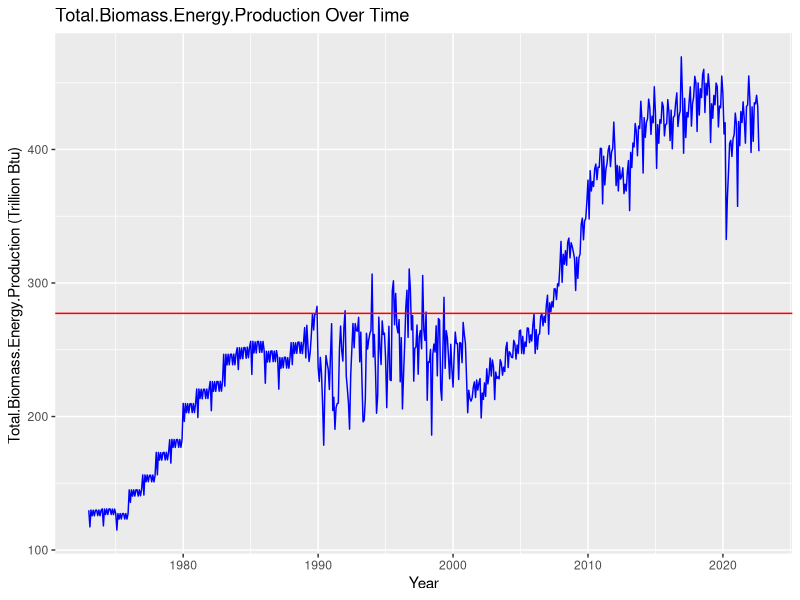
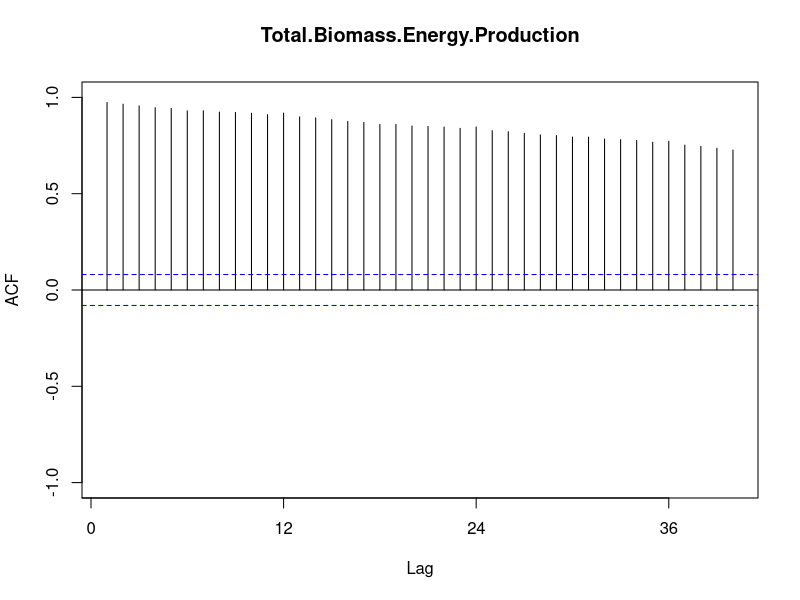
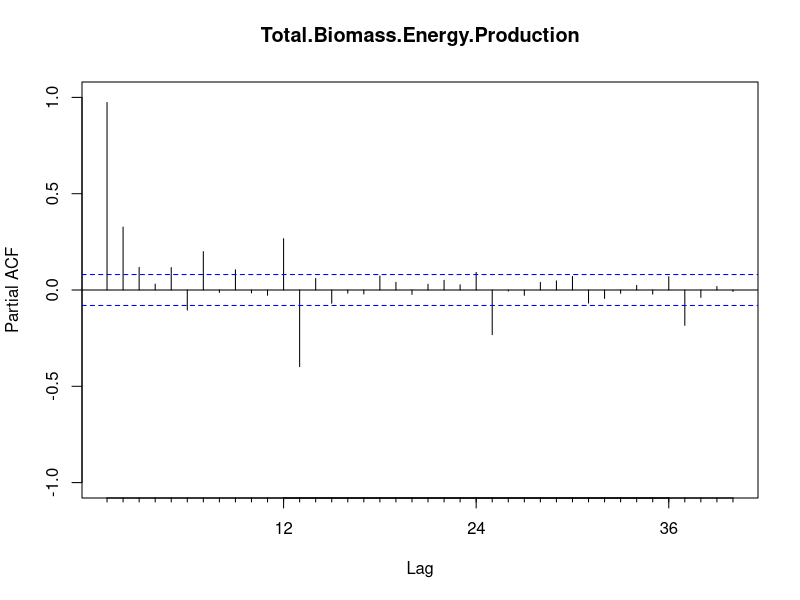
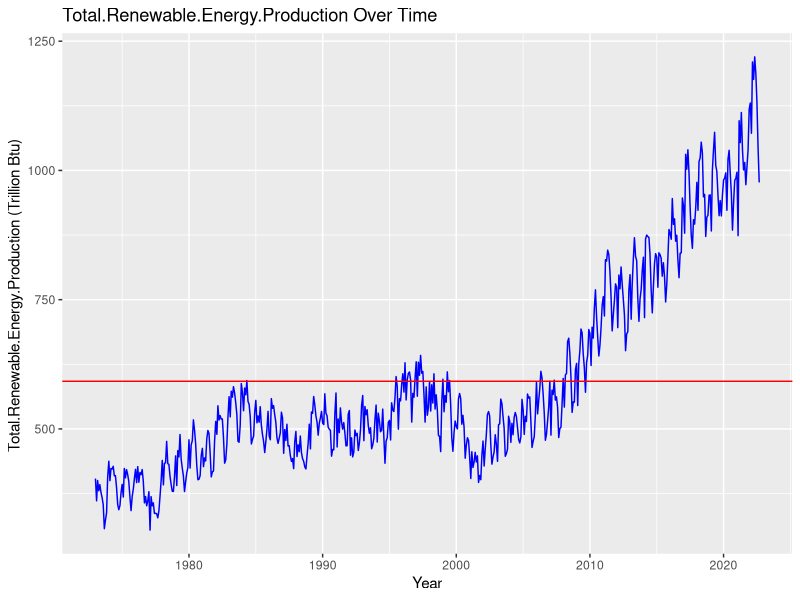
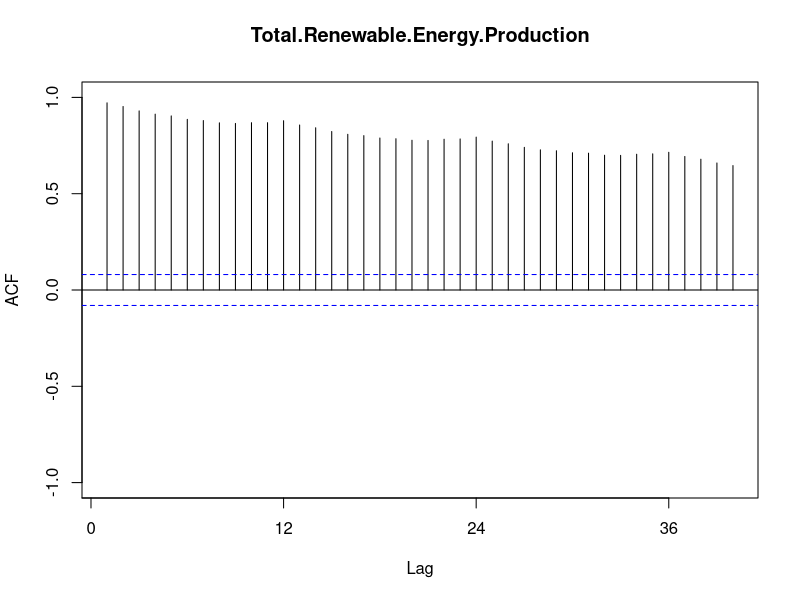
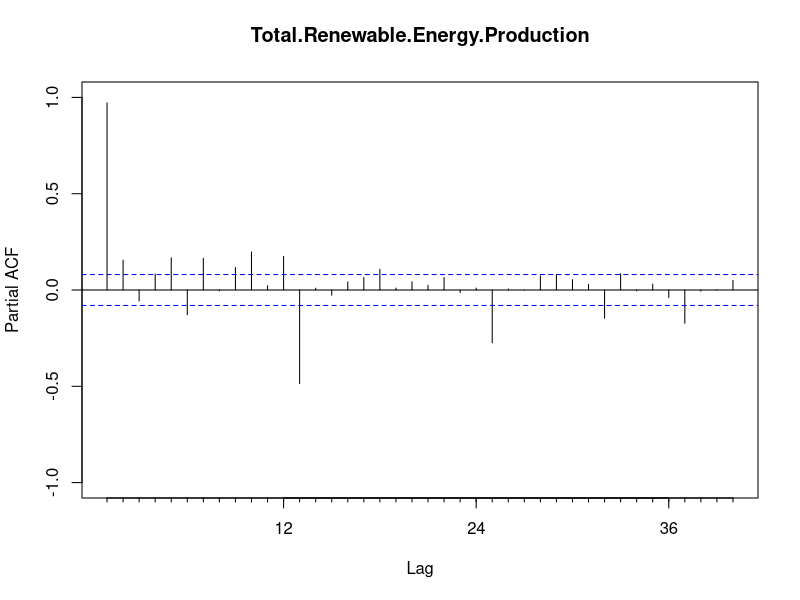
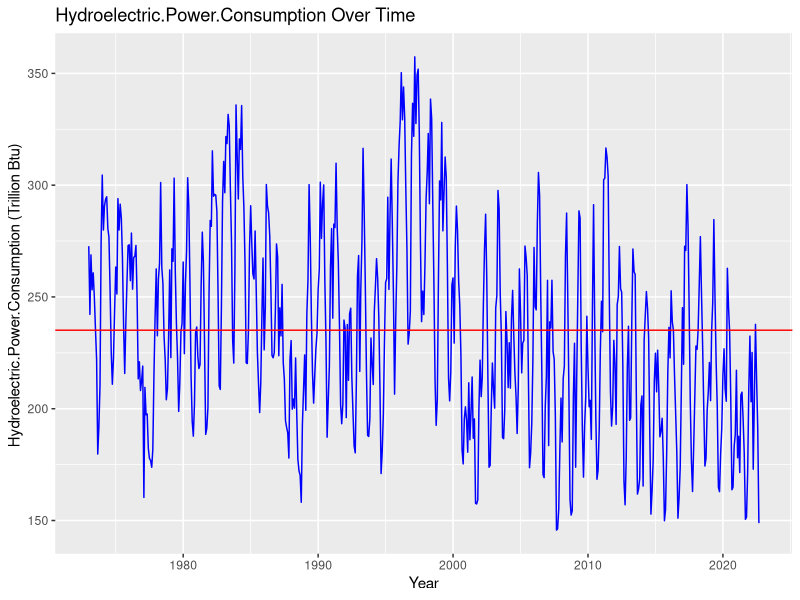
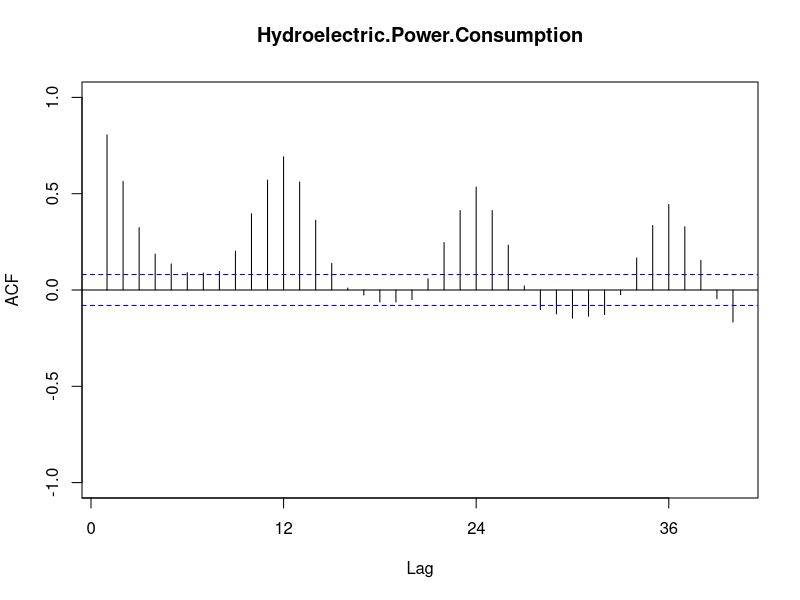

The R script that drew these images, in order:
## ---- chunk 1
knitr::opts_chunk$set(echo = TRUE,tidy.opts=list(width.cutoff=80), tidy=FALSE) 
## ---- chunk 2
#Load/install required package here
library(forecast)
library(tseries)
library(dplyr)
library(lubridate)
library(ggplot2)

#import data set
energy_data <- read.csv(file="./Data/Table_10.1_Renewable_Energy_Production_and_Consumption_by_Source-Edit.csv", header = TRUE, dec = ".", sep=",",stringsAsFactors = TRUE) 

#transform Date column 
energy_data$Month<- ym(energy_data$Month)
colnames(energy_data)[1]<- "Date"
head(energy_data)

#extract columns 
colnames(energy_data)
data<- energy_data[,c(1,4,5,6)]
head(data)
tail(data) #no zeros 
## ---- chunk 3
#make time series data 
ts_data<- ts(data[,(2:4)], frequency = 12, start = c(1973,1))
name<- colnames(data)

#plot time series, Acf, and Pacf
for(i in 1:(ncol(data)-1)){
  par((mfrow=c(1,3))) #this does not work with ggplot 
  print(ggplot(data, aes(x=Date, y=data[,(1+i)])) +
          geom_line(color="blue") +
          geom_hline(yintercept = mean(data[,(1+i)]), color="red") + 
          ylab(paste0(colnames(data)[1+i], " (Trillion Btu)", sep = " "))+
          xlab("Year")+
          labs(title = paste0(colnames(data)[1+i], " Over Time", sep = " "))
  )
  Acf(ts_data[,i], lag.max=40, main=name[i+1], ylim=c(-1,1))
  Pacf(ts_data[,i], lag.max=40,main=name[i+1], ylim=c(-1,1))
}

## ---- chunk 4
nobs <- nrow(data) 
#Create vector t
t <- c(1:nobs)

#Fit a linear trend to TS of Total Biomass Energy Production
linear_trend_model1=lm(data[,2]~t)  
print(summary(linear_trend_model1))
beta1.0=as.numeric(linear_trend_model1$coefficients[1])  #first coefficient is the intercept term or beta0
beta1.1=as.numeric(linear_trend_model1$coefficients[2])  #second coefficient is the slope or beta1
  
#Let's plot the time series with its trend line
print(ggplot(data, aes(x=Date, y=data[,(2)])) +
        geom_line(color="blue") +
        ylab(paste0(colnames(data)[2], " (Trillion Btu)", sep = " "))+
        xlab("Year")+
        labs(title = paste0(colnames(data)[2], " Over Time", sep = " "))+
        #geom_abline(intercept = beta0, slope = beta1, color="red")
        geom_smooth(color="red",method="lm"))
## ---- chunk 5
#Fit a linear trend to TS of Total Renewable Energy Production
linear_trend_model2=lm(data[,3]~t)  
print(summary(linear_trend_model2))
beta2.0=as.numeric(linear_trend_model2$coefficients[1])  #first coefficient is the intercept term or beta0
beta2.1=as.numeric(linear_trend_model2$coefficients[2])  #second coefficient is the slope or beta1

#Let's plot the time series with its trend line
print(ggplot(data, aes(x=Date, y=data[,(3)])) +
        geom_line(color="blue") +
        ylab(paste0(colnames(data)[3], " (Trillion Btu)", sep = " "))+
        xlab("Year")+
        labs(title = paste0(colnames(data)[3], " Over Time", sep = " "))+
        #geom_abline(intercept = beta0, slope = beta1, color="red")
        geom_smooth(color="red",method="lm"))
## ---- chunk 6
#Fit a linear trend to TS of Hydroelectric Power Consumption
linear_trend_model3=lm(data[,4]~t)  
print(summary(linear_trend_model3))
beta3.0=as.numeric(linear_trend_model3$coefficients[1])  #first coefficient is the intercept term or beta0
beta3.1=as.numeric(linear_trend_model3$coefficients[2])  #second coefficient is the slope or beta1
  
#Let's plot the time series with its trend line
print(ggplot(data, aes(x=Date, y=data[,(4)])) +
        geom_line(color="blue") +
        ylab(paste0(colnames(data)[4], " (Trillion Btu)", sep = " "))+
        xlab("Year")+
        labs(title = paste0(colnames(data)[4], " Over Time", sep = " "))+
        #geom_abline(intercept = beta0, slope = beta1, color="red")
        geom_smooth(color="red",method="lm"))

## ---- chunk 7
i<- 1
#remove the trend from series
detrend_data1 <- data[,(i+1)]-(beta1.0+beta1.1*t)
#plot graph
ggplot(data, aes(x=Date, y=data[,(1+i)])) +
  geom_line(color="blue") +
  ylab(paste0(colnames(data)[i+1], " (Trillion Btu)", sep = " "))+
  xlab("Year")+
  #geom_abline(intercept = beta0, slope = beta1, color="red")
  geom_smooth(color="red",method="lm") +
  geom_line(aes(y=detrend_data1), col="green")+
  geom_smooth(aes(y=detrend_data1),color="orange",method="lm")+
  labs(title = paste0(colnames(data)[i+1], " Over Time (in blue) and Detrended (in green)", sep = " "))
## ---- chunk 8
i<- 2
#remove the trend from series
detrend_data2 <- data[,(i+1)]-(beta2.0+beta2.1*t)
#plot graph
ggplot(data, aes(x=Date, y=data[,(1+i)])) +
  geom_line(color="blue") +
  ylab(paste0(colnames(data)[i+1], " (Trillion Btu)", sep = " "))+
  xlab("Year")+
  #geom_abline(intercept = beta0, slope = beta1, color="red")
  geom_smooth(color="red",method="lm") +
  geom_line(aes(y=detrend_data2), col="green")+
  geom_smooth(aes(y=detrend_data2),color="orange",method="lm")+
  labs(title = paste0(colnames(data)[i+1], " Over Time (in blue) and Detrended (in green)", sep = " "))
## ---- chunk 9
i<- 3
#remove the trend from series
detrend_data3 <- data[,(i+1)]-(beta3.0+beta3.1*t)
#plot graph
ggplot(data, aes(x=Date, y=data[,(1+i)])) +
  geom_line(color="blue") +
  ylab(paste0(colnames(data)[i+1], " (Trillion Btu)", sep = " "))+
  xlab("Year")+
  #geom_abline(intercept = beta0, slope = beta1, color="red")
  geom_smooth(color="red",method="lm") +
  geom_line(aes(y=detrend_data3), col="green")+
  geom_smooth(aes(y=detrend_data3),color="orange",method="lm")+
  labs(title = paste0(colnames(data)[i+1], " Over Time (in blue) and Detrended (in green)", sep = " "))
## ---- chunk 10
#make data frame of detrended data
detrend_data<- data.frame(detrend_data1)
detrend_data$i2<- detrend_data2
detrend_data$i3<- detrend_data3
detrend_data$Date<- data$Date

detrend_data<- detrend_data[,c(4,1:3)]
colnames(detrend_data)<- colnames(data)
ts_detrend_data<- ts(detrend_data[,(2:4)], frequency = 12, start = c(1973,1))

#plot time series, Acf, and Pacf
for(i in 1:(ncol(detrend_data)-1)){
  Acf(detrend_data[,i], lag.max=40, main=name[i+1], ylim=c(-1,1))
  Pacf(detrend_data[,i], lag.max=40,main=name[i+1], ylim=c(-1,1))
}
## ---- chunk 11
#Total Biomass Energy Production
j=1 

#create the seasonal dummies
dummies1 <- seasonaldummy(ts_data[,j])  
#this function only accepts ts object, no need to add one here because date object is not a column

#fit a linear model to the seasonal dummies
seas_means_model1=lm(data[,(j+1)]~dummies1)
summary(seas_means_model1)

#store regression coefficients
beta_int1=seas_means_model1$coefficients[1]
beta_coeff1=seas_means_model1$coefficients[2:12]

#compute seasonal component
inflow_seas_comp1=array(0,nobs)
for(i in 1:nobs){
  inflow_seas_comp1[i]=(beta_int1+beta_coeff1%*%dummies1[i,])
}

#graph 
ggplot(data, aes(x=Date, y=data[,(j+1)])) +
  geom_line(color="blue") +
  ylab(paste0(colnames(data)[j+1], " (Trillion Btu)", sep = " "))+
  geom_line(aes(y=inflow_seas_comp1), col="red")
## ---- chunk 12
#Total Renewable Energy Production
j=2

#create the seasonal dummies
dummies2 <- seasonaldummy(ts_data[,j])  
#this function only accepts ts object, no need to add one here because date object is not a column

#fit a linear model to the seasonal dummies
seas_means_model2=lm(data[,(j+1)]~dummies2)
summary(seas_means_model2)

#store regression coefficients
beta_int2=seas_means_model2$coefficients[1]
beta_coeff2=seas_means_model2$coefficients[2:12]

#compute seasonal component
inflow_seas_comp2=array(0,nobs)
for(i in 1:nobs){
  inflow_seas_comp2[i]=(beta_int2+beta_coeff2%*%dummies2[i,])
}

#graph 
ggplot(data, aes(x=Date, y=data[,(j+1)])) +
  geom_line(color="blue") +
  ylab(paste0(colnames(data)[j+1], " (Trillion Btu)", sep = " "))+
  geom_line(aes(y=inflow_seas_comp2), col="red")
## ---- chunk 13
#Hydroelectric Power Consumption
j=3

#create the seasonal dummies
dummies3 <- seasonaldummy(ts_data[,j])  
#this function only accepts ts object, no need to add one here because date object is not a column

#fit a linear model to the seasonal dummies
seas_means_model3=lm(data[,(j+1)]~dummies3)
summary(seas_means_model3)

#store regression coefficients
beta_int3=seas_means_model3$coefficients[1]
beta_coeff3=seas_means_model3$coefficients[2:12]

#compute seasonal component
inflow_seas_comp3=array(0,nobs)
for(i in 1:nobs){
  inflow_seas_comp3[i]=(beta_int3+beta_coeff3%*%dummies3[i,])
}

#graph 
ggplot(data, aes(x=Date, y=data[,(j+1)])) +
  geom_line(color="blue") +
  ylab(paste0(colnames(data)[j+1], " (Trillion Btu)", sep = " "))+
  geom_line(aes(y=inflow_seas_comp3), col="red")
## ---- chunk 14
#Total Biomass Energy Production
j<-1
#Removing seasonal component
deseason_data1 <- data[,(1+j)]-inflow_seas_comp1

#graph
ggplot(data, aes(x=Date, y=data[,(j+1)])) +
  geom_line(color="blue") +
  ylab(paste0(colnames(data)[j+1], " (Trillion Btu)", sep = " "))+
  geom_line(aes(y=deseason_data1), col="green")+
  labs(title = paste0(colnames(data)[j+1], " Over Time (in blue) and Deseasoned (in green)", sep = " "))
## ---- chunk 15
#Total Renewable Energy Production
j<-2
#Removing seasonal component
deseason_data2 <- data[,(1+j)]-inflow_seas_comp2

#graph
ggplot(data, aes(x=Date, y=data[,(j+1)])) +
  geom_line(color="blue") +
  ylab(paste0(colnames(data)[j+1], " (Trillion Btu)", sep = " "))+
  geom_line(aes(y=deseason_data2), col="green")+
  labs(title = paste0(colnames(data)[j+1], " Over Time (in blue) and Deseasoned (in green)", sep = " "))
## ---- chunk 16
#Hydroelectric Power Consumption
j<-3
#Removing seasonal component
deseason_data3 <- data[,(j+1)]-inflow_seas_comp3

#graph
ggplot(data, aes(x=Date, y=data[,(j+1)])) +
  geom_line(color="blue") +
  ylab(paste0(colnames(data)[j+1], " (Trillion Btu)", sep = " "))+
  geom_line(aes(y=deseason_data3), col="green")+
  labs(title = paste0(colnames(data)[j+1], " Over Time (in blue) and Deseasoned (in green)", sep = " "))
## ---- chunk 17
#make data frame of deseasoned data
deseason_data<- data.frame(deseason_data1)
deseason_data$i2<- deseason_data2
deseason_data$i3<- deseason_data3
deseason_data$Date<- data$Date

deseason_data<- deseason_data[,c(4,1:3)]
colnames(deseason_data)<- colnames(data)
ts_deseason_data<- ts(deseason_data[,(2:4)], frequency = 12, start = c(1973,1))

#plot time series, Acf, and Pacf
for(i in 1:(ncol(deseason_data)-1)){
  Acf(ts_deseason_data[,i], lag.max=40, main=name[i+1], ylim=c(-1,1))
  Pacf(ts_deseason_data[,i], lag.max=40,main=name[i+1], ylim=c(-1,1))
}
